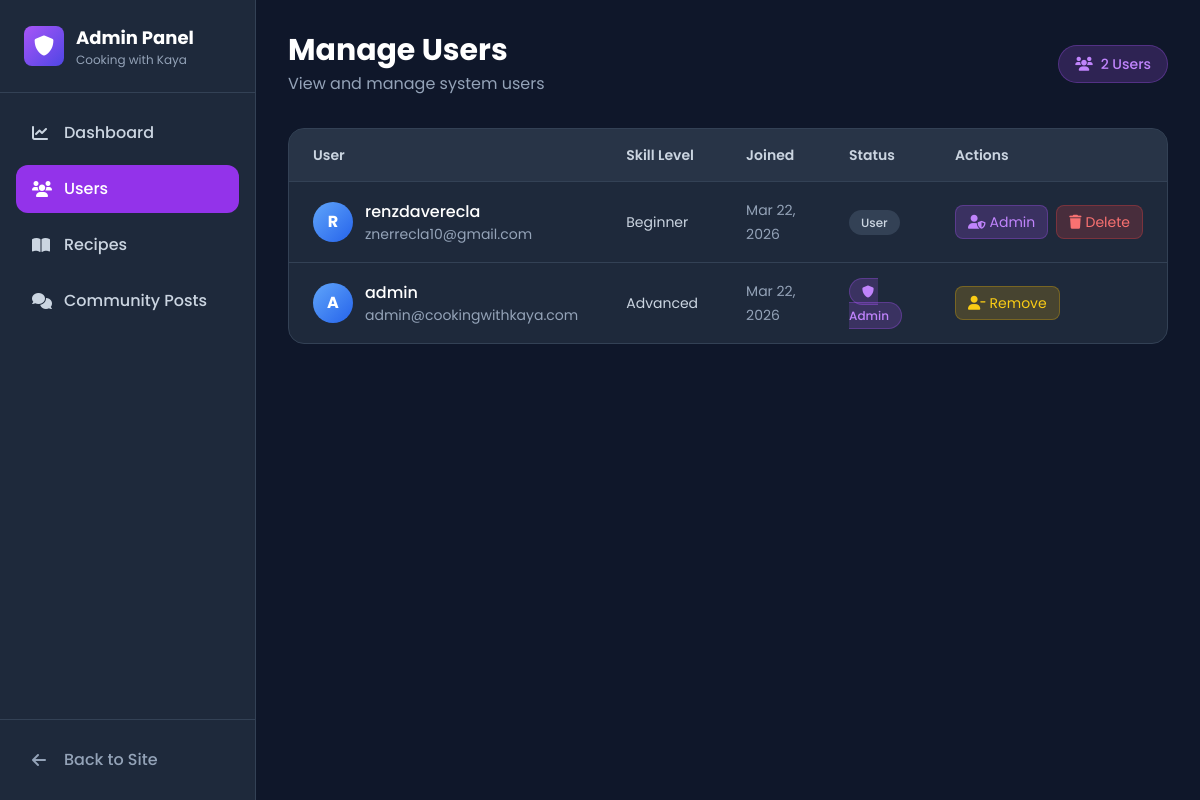
Before: /admin/users (signed in) with the older database file.
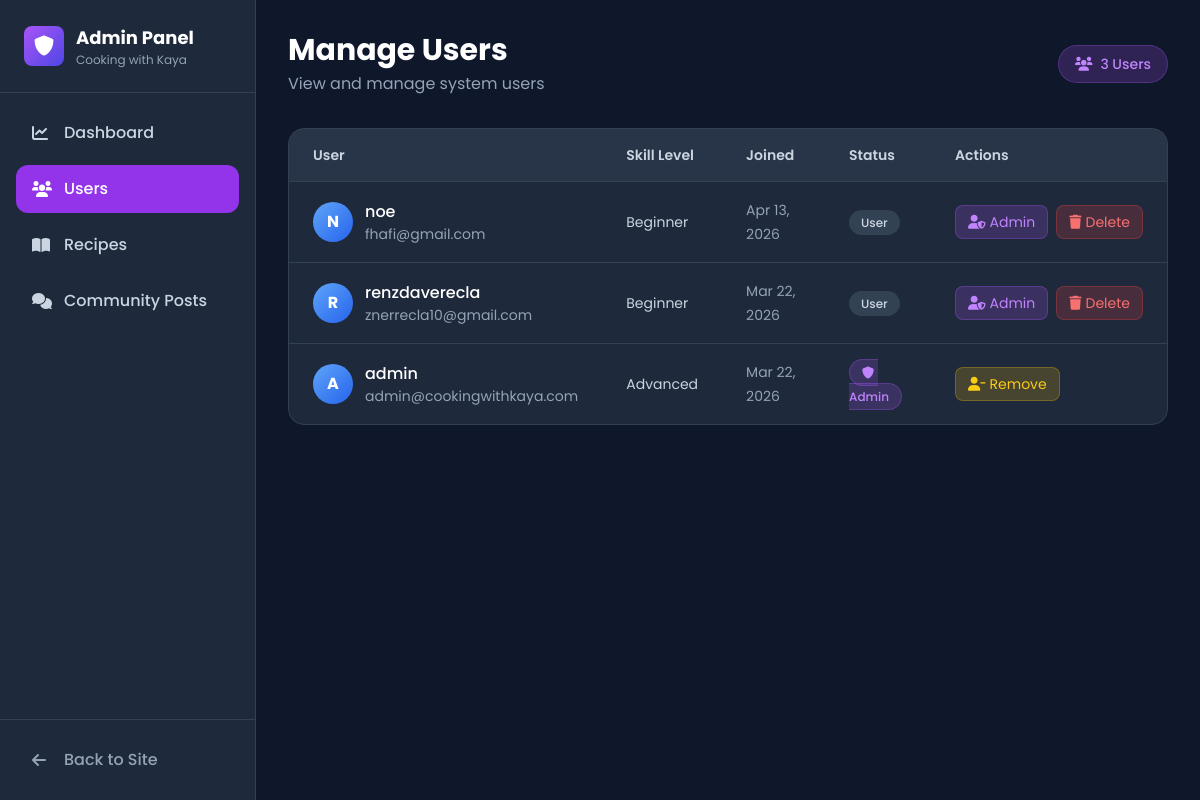
After: the same page with the newer database file.
### app.py (models this page shows)
class User(UserMixin, db.Model):
    id = db.Column(db.Integer, primary_key=True)
    username = db.Column(db.String(80), unique=True, nullable=False)
    email = db.Column(db.String(120), unique=True, nullable=False)
    password_hash = db.Column(db.String(256))
    skill_level = db.Column(db.String(20), default='beginner')
    dietary_preferences = db.Column(db.String(200))
    is_admin = db.Column(db.Boolean, default=False)
    created_at = db.Column(db.DateTime, default=datetime.utcnow)
    recipes = db.relationship('Recipe', backref='author', lazy=True)
    posts = db.relationship('Post', backref='author', lazy=True)
    favorites = db.relationship('Favorite', backref='user', lazy=True)
    progress = db.relationship('Progress', backref='user', lazy=True)
    meal_plans = db.relationship('MealPlan', backref='user', lazy=True)

### app.py (the view)
@app.route('/admin/users')
@login_required
@admin_required
def admin_users():
    users = User.query.order_by(User.created_at.desc()).all()
    return render_template('admin_users.html', users=users)

### app.py (called while the page is built)
@login_manager.user_loader
def load_user(user_id):
    return User.query.get(int(user_id))

def admin_required(f):
    @wraps(f)
    def decorated_function(*args, **kwargs):
        if not current_user.is_authenticated or not current_user.is_admin:
            flash('Admin access required', 'error')
            return redirect(url_for('index'))
        return f(*args, **kwargs)
    return decorated_function

### templates/admin_users.html (shortened to what the changed rows need)
<!DOCTYPE html>
<html lang="en">
<head>
    <script src="https://cdn.tailwindcss.com"></script>
    <link href="https://cdnjs.cloudflare.com/ajax/libs/font-awesome/6.0.0/css/all.min.css" rel="stylesheet">
</head>
<body class="bg-slate-900">
    <aside class="fixed left-0 top-0 w-64 h-full bg-slate-800 border-r border-slate-700 z-50 hidden lg:block">
        <div class="p-6 border-b border-slate-700">
            <div class="flex items-center gap-3">
                <div>
                    <h1 class="text-white font-bold text-lg">Admin Panel</h1>
                </div>
            </div>
        </div>
    </aside>
    <main class="lg:ml-64 p-4 lg:p-8">
        <div class="flex flex-col sm:flex-row sm:items-center sm:justify-between gap-4 mb-8">
            <div>
                <h2 class="text-2xl lg:text-3xl font-bold text-white">Manage Users</h2>
            </div>
            <div class="flex items-center gap-4">
                <span class="bg-purple-500/20 text-purple-400 px-4 py-2 rounded-full text-sm font-medium border border-purple-500/30">
                    <i class="fas fa-users mr-2"></i>{{ users|length }} Users
                </span>
            </div>
        </div>
        <div class="bg-slate-800 rounded-2xl border border-slate-700 overflow-hidden">
            <div class="overflow-x-auto">
                <table class="w-full">
                    <thead class="bg-slate-700/50 border-b border-slate-700">
                        <tr>
                            <th class="px-6 py-4 text-left text-sm font-semibold text-slate-300">User</th>
                            <th class="px-6 py-4 text-left text-sm font-semibold text-slate-300">Skill Level</th>
                            <th class="px-6 py-4 text-left text-sm font-semibold text-slate-300">Joined</th>
                            <th class="px-6 py-4 text-left text-sm font-semibold text-slate-300">Status</th>
                            <th class="px-6 py-4 text-left text-sm font-semibold text-slate-300">Actions</th>
                        </tr>
                    </thead>
                    <tbody class="divide-y divide-slate-700">
                        {% for user in users %}
                        <tr class="hover:bg-slate-700/30 transition-colors">
                            <td class="px-6 py-4">
                                <div class="flex items-center gap-3">
                                    <div class="w-10 h-10 bg-gradient-to-br from-blue-400 to-blue-600 rounded-full flex items-center justify-center">
                                        <span class="text-white font-bold">{{ user.username[0]|upper }}</span>
                                    </div>
                                    <div>
                                        <p class="font-medium text-white">{{ user.username }}</p>
                                        <p class="text-slate-400 text-sm">{{ user.email }}</p>
                                    </div>
                                </div>
                            </td>
                            <td class="px-6 py-4">
                                <span class="text-sm text-slate-300 capitalize">{{ user.skill_level or 'Beginner' }}</span>
                            </td>
                            <td class="px-6 py-4">
                                <span class="text-sm text-slate-400">{{ user.created_at.strftime('%b %d, %Y') }}</span>
                            </td>
                            <td class="px-6 py-4">
                                {% if user.is_admin %}
                                <span class="bg-purple-500/20 text-purple-400 px-3 py-1 rounded-full text-xs font-medium border border-purple-500/30">
                                    <i class="fas fa-shield-alt mr-1"></i>Admin
                                </span>
                                {% else %}
                                <span class="bg-slate-700 text-slate-300 px-3 py-1 rounded-full text-xs font-medium">User</span>
                                {% endif %}
                            </td>
                            <td class="px-6 py-4">
                                <div class="flex items-center gap-2">
                                    <form action="{{ url_for('toggle_admin', user_id=user.id) }}" method="POST" class="inline">
                                        <button type="submit" class="text-sm px-3 py-1.5 rounded-lg transition flex items-center gap-1 {% if user.is_admin %}bg-yellow-500/20 text-yellow-400 border border-yellow-500/30 hover:bg-yellow-500/30{% else %}bg-purple-500/20 text-purple-400 border border-purple-500/30 hover:bg-purple-500/30{% endif %}">
                                            {% if user.is_admin %}
                                            <i class="fas fa-user-minus"></i>Remove
                                            {% else %}
                                            <i class="fas fa-user-shield"></i>Admin
                                            {% endif %}
                                        </button>
                                    </form>
                                    {% if user.id != current_user.id %}
                                    <form action="{{ url_for('delete_user', user_id=user.id) }}" method="POST" class="inline" onsubmit="return confirm('Are you sure you want to delete this user?')">
                                        <button type="submit" class="text-sm bg-red-500/20 text-red-400 border border-red-500/30 px-3 py-1.5 rounded-lg hover:bg-red-500/30 transition flex items-center gap-1">
                                            <i class="fas fa-trash"></i>Delete
                                        </button>
                                    </form>
                                    {% endif %}
                                </div>
                            </td>
                        </tr>
                        {% endfor %}
                    </tbody>
                </table>
            </div>
        </div>
    </main>
</body>
</html>

Changed rows visible on the page:
added User: username "N", username "noe", email "fhafi@gmail.com", skill_level "Beginner", created_at "Apr 13, 2026", is_admin "User"
Other visible differences:
{{ users|length }}: "2" → "3"
